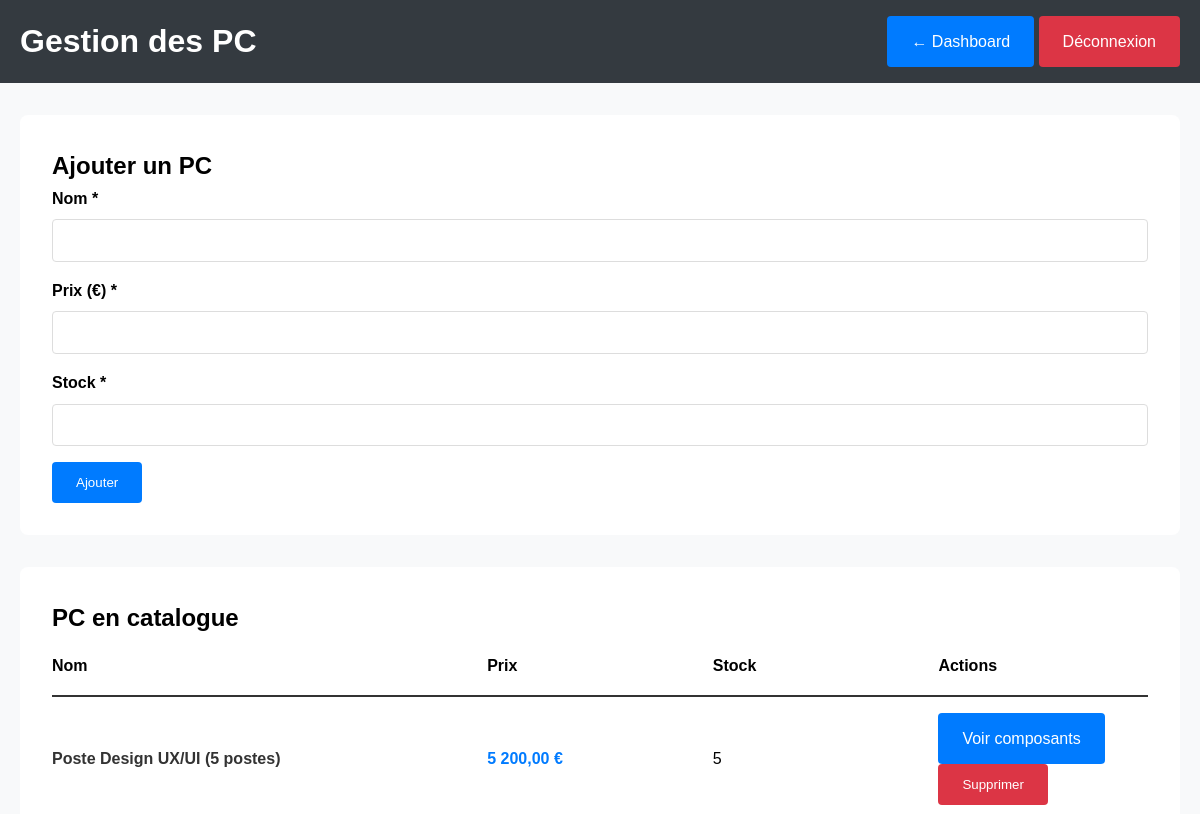
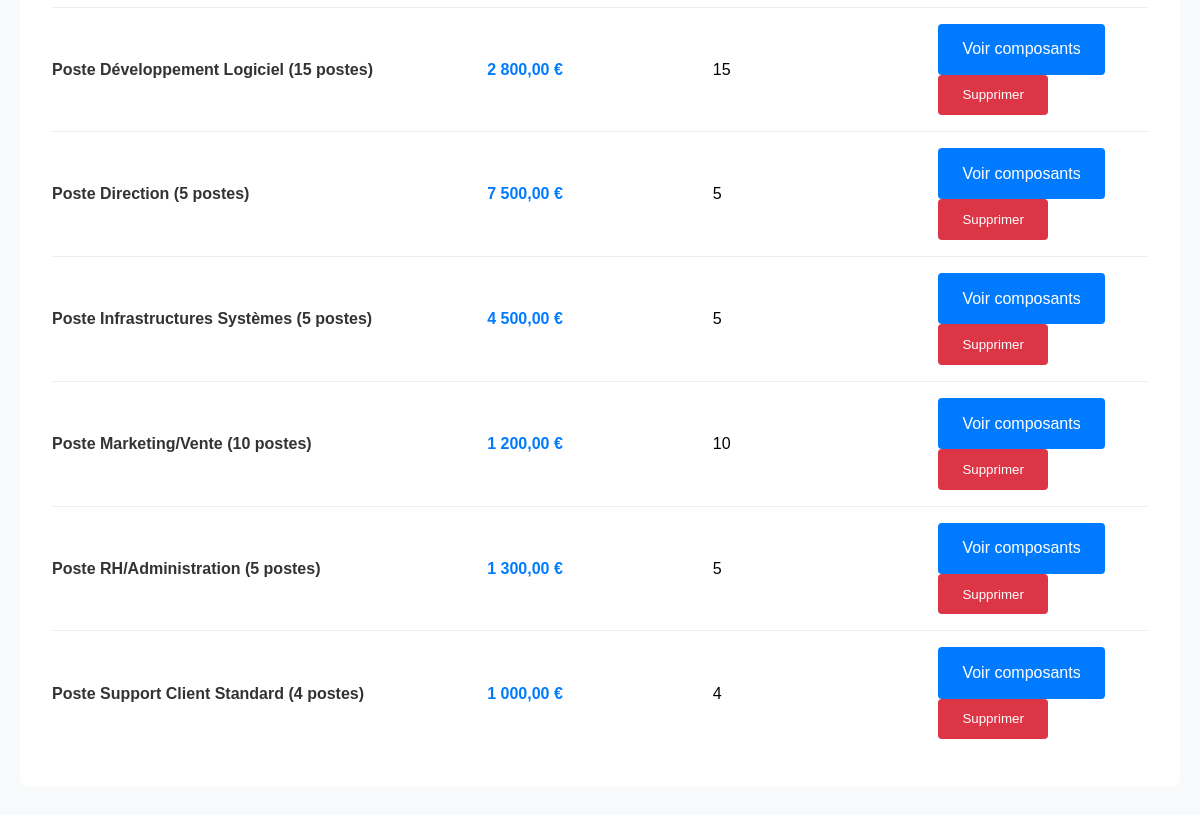
/admin/pc_admin.php (signed in), run on an earlier commit of the app's database (2 pictures, top to bottom).
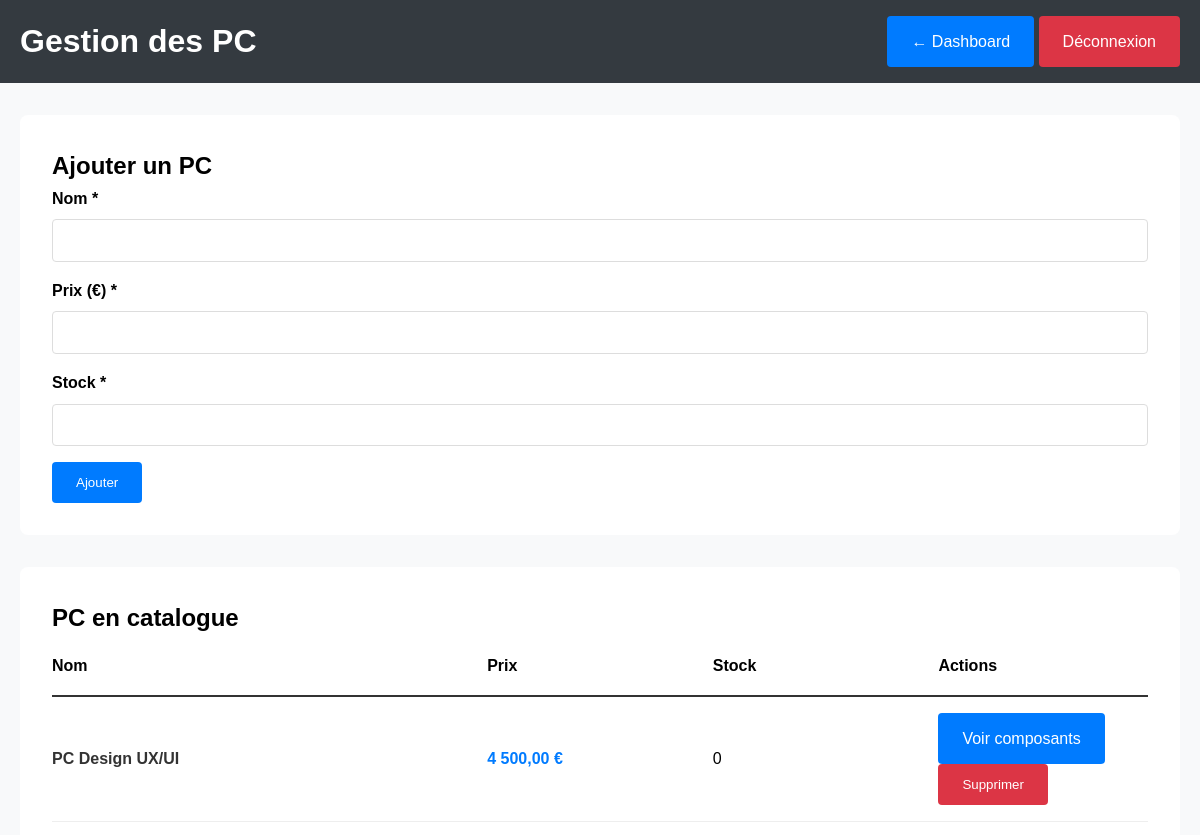
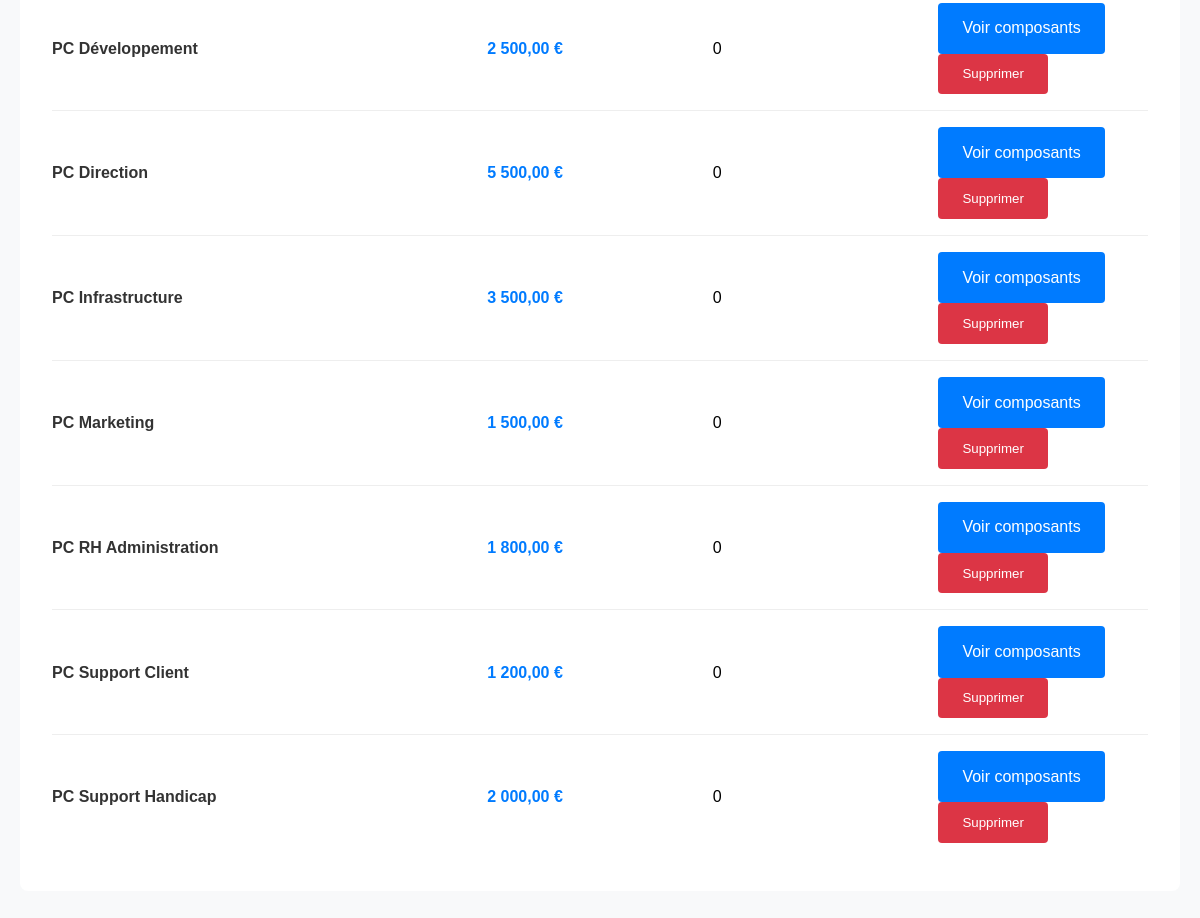
And on a later commit of the database (2 pictures, top to bottom).
### tables this page shows
CREATE TABLE `pcs` (
  `id` int(11) NOT NULL AUTO_INCREMENT,
  `nom` varchar(100) NOT NULL,
  `prix` decimal(10,2) NOT NULL,
  `stock` int(11) DEFAULT 0,
  `actif` tinyint(1) DEFAULT 1,
  PRIMARY KEY (`id`)
);

### admin/pc_admin.php (the view, shortened to what this page needs)
<?php
require_once '../config.php';
try {
    $stmt = $pdo->query("SELECT * FROM pcs ORDER BY nom");
    $pcs = $stmt->fetchAll();
} catch(Exception $e) {
    $pcs = [];
}
?>
<!DOCTYPE html>
<html lang="fr" class="admin-page">
<head>
    <link rel="stylesheet" href="../assets/style.css">
</head>
<body>
    <header class="admin-header">
        <div class="container">
            <h1>Gestion des PC</h1>
            <div>
                <a href="dashboard.php" class="admin-btn">← Dashboard</a>
                <a href="logout.php" class="admin-btn btn-danger">Déconnexion</a>
            </div>
        </div>
    </header>
    <div class="admin-container">
        <div class="form-section">
            <h2>Ajouter un PC</h2>
            <form method="post">
                <div class="admin-form-group">
                    <label for="nom">Nom *</label>
                    <input type="text" id="nom" name="nom" required>
                </div>
                <div class="admin-form-group">
                    <label for="prix">Prix (€) *</label>
                    <input type="number" id="prix" name="prix" step="0.01" min="0" required>
                </div>
                <div class="admin-form-group">
                    <label for="stock">Stock *</label>
                    <input type="number" id="stock" name="stock" min="0" required>
                </div>
                <button type="submit" class="admin-btn">Ajouter</button>
            </form>
        </div>
        <div class="pc-list">
            <h2>PC en catalogue</h2>
            <?php if ($pcs): ?>
                <div class="pc-item" style="font-weight: bold; border-bottom: 2px solid #333;">
                    <div>Nom</div>
                    <div>Prix</div>
                    <div>Stock</div>
                    <div>Actions</div>
                </div>
                <?php foreach ($pcs as $pc): ?>
                <div class="pc-item">
                    <div>
                        <div class="pc-name"><?php echo htmlspecialchars($pc['nom']); ?></div>
                    </div>
                    <div class="pc-price"><?php echo number_format($pc['prix'], 2, ',', ' '); ?> €</div>
                    <div><?php echo $pc['stock']; ?></div>
                    <div>
                        <a href="view_pc_components.php?id=<?php echo $pc['id']; ?>" class="admin-btn" style="margin-right: 0.5rem;">Voir composants</a>
                        <form method="post" style="display: inline;">
                            <button type="submit" class="admin-btn btn-danger" onclick="return confirm('Supprimer ?')">Supprimer</button>
                        </form>
                    </div>
                </div>
                <?php endforeach; ?>
            <?php else: ?>
                <p>Aucun PC.</p>
            <?php endif; ?>
        </div>
    </div>
</body>
</html>

### assets/style.css (style rules this page uses)
* { margin: 0; padding: 0; box-sizing: border-box; }
body { font-family: Arial, sans-serif; line-height: 1.6; min-height: 100vh; display: flex; flex-direction: column; }
.container { max-width: 1200px; margin: 0 auto; padding: 0 20px; }
header { background: #333; color: white; padding: 1rem 0; }
body { font-family: Arial, sans-serif; }
.admin-page body { font-family: Arial, sans-serif; margin: 0; background: #f8f9fa; }
.admin-header { background: #343a40; color: white; padding: 1rem 0; }
.admin-header .container { max-width: 1200px; margin: 0 auto; padding: 0 20px; display: flex; justify-content: space-between; align-items: center; }
.admin-container { max-width: 1200px; margin: 0 auto; padding: 2rem 20px; }
.admin-btn { padding: 0.8rem 1.5rem; background: #007bff; color: white; border: none; border-radius: 4px; cursor: pointer; text-decoration: none; display: inline-block; }
.btn-danger { background: #dc3545; }
.form-section { background: white; padding: 2rem; border-radius: 8px; margin-bottom: 2rem; }
.admin-form-group { margin-bottom: 1rem; }
.admin-form-group label { display: block; margin-bottom: 0.5rem; font-weight: bold; }
.admin-form-group input, .admin-form-group textarea { width: 100%; padding: 0.8rem; border: 1px solid #ddd; border-radius: 4px; box-sizing: border-box; }
.pc-list, .actualites-list, .messages-list { background: white; padding: 2rem; border-radius: 8px; }
.pc-item { border-bottom: 1px solid #eee; padding: 1rem 0; display: grid; grid-template-columns: 2fr 1fr 1fr 1fr; gap: 1rem; align-items: center; }
.pc-item:last-child { border-bottom: none; }
.pc-name { font-weight: bold; color: #333; }
.pc-price { color: #007bff; font-weight: bold; }

What changed in the data, as far as the page shows it:
removed pcs: nom "Poste Design UX/UI (5 postes)", prix "5 200,00", stock "5"
removed pcs: nom "Poste Développement Logiciel (15 postes)", prix "2 800,00", stock "15"
removed pcs: nom "Poste Direction (5 postes)", prix "7 500,00", stock "5"
removed pcs: nom "Poste Infrastructures Systèmes (5 postes)", prix "4 500,00", stock "5"
removed pcs: nom "Poste Marketing/Vente (10 postes)", prix "1 200,00", stock "10"
removed pcs: nom "Poste RH/Administration (5 postes)", prix "1 300,00", stock "5"
removed pcs: nom "Poste Support Client Standard (4 postes)", prix "1 000,00", stock "4"
added pcs: nom "PC Design UX/UI", prix "4 500,00", stock "0"
added pcs: nom "PC Développement", prix "2 500,00", stock "0"
added pcs: nom "PC Direction", prix "5 500,00", stock "0"
added pcs: nom "PC Infrastructure", prix "3 500,00", stock "0"
added pcs: nom "PC Marketing", prix "1 500,00", stock "0"
added pcs: nom "PC RH Administration", prix "1 800,00", stock "0"
added pcs: nom "PC Support Client", prix "1 200,00", stock "0"
added pcs: nom "PC Support Handicap", prix "2 000,00", stock "0"
